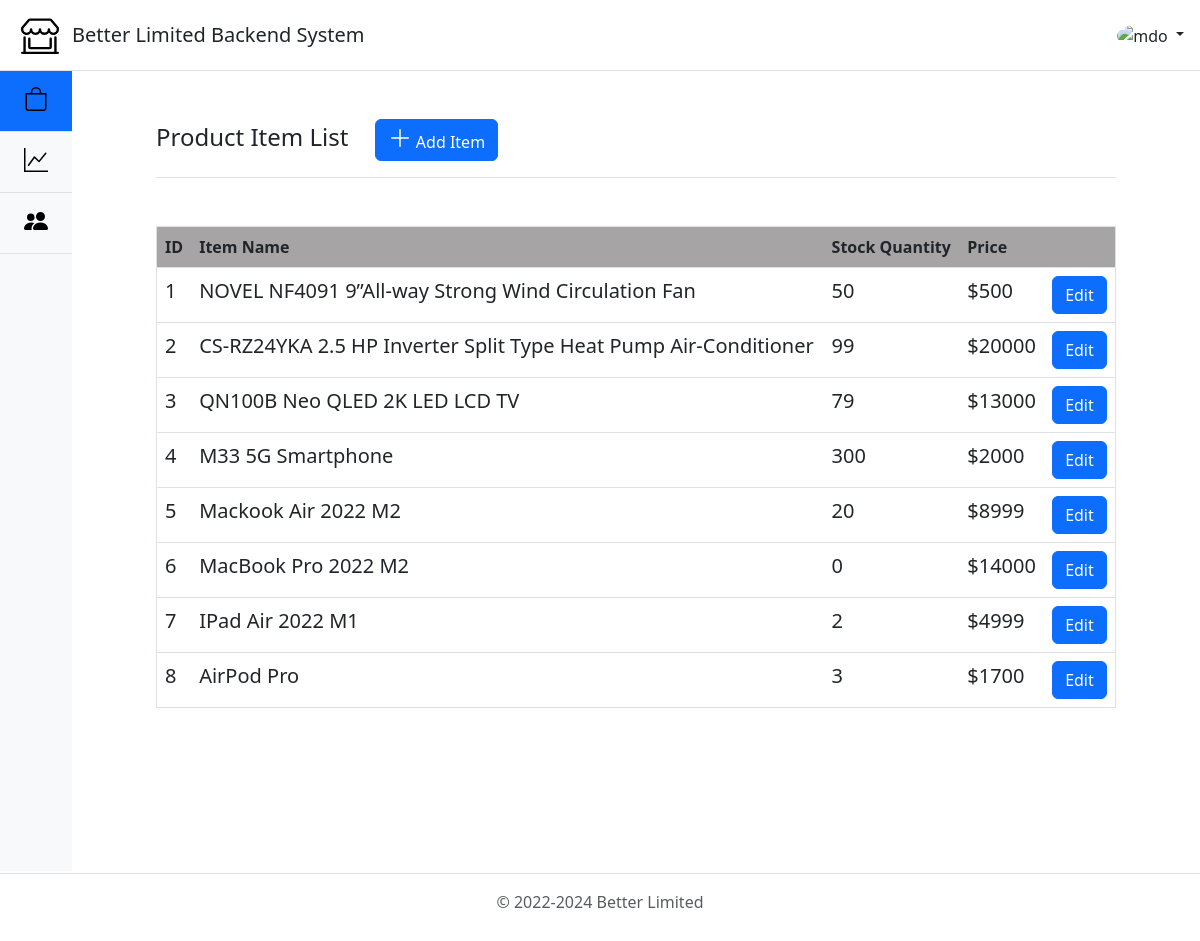
The app's page /manager/ProductItem.php (signed in) with its own data.
### tables this page shows
CREATE TABLE `Item` (
  `itemID` int(11) NOT NULL,
  `itemName` varchar(255) NOT NULL,
  `itemDescription` text,
  `stockQuantity` int(11) NOT NULL DEFAULT '0',
  `price` double NOT NULL
);

### manager/ProductItem.php (the view, shortened to what this page needs)
<!doctype html>
<html lang="en">
  <head>
    <link href="../css/style.css" rel="stylesheet">
    <link href="../css/bootstrap-main.css" rel="stylesheet">
  </head>
<body>
<?php include_once '../include/bootstrapImage.php';
          include_once 'include/ManagerHeader.php';
    ?>
  <main class="d-flex flex-nowrap">
      <div class="d-flex flex-column flex-shrink-0 bg-light" style="width: 4.5rem;">
        <ul class="nav nav-pills nav-flush flex-column mb-auto text-center">
          <li class="nav-item">
            <a href="ProductItem.php" class="nav-link active py-3 border-bottom rounded-0" aria-current="page" title="Product Item" data-bs-toggle="tooltip" data-bs-placement="right">
              <svg class="bi pe-none" width="24" height="24" role="img" aria-label="Item"><use xlink:href="#Item"/></svg>
            </a>
          </li>
          <li>
            <a href="MonthlyReport.php" class="nav-link py-3 border-bottom rounded-0" title="Monthly Report" data-bs-toggle="tooltip" data-bs-placement="right">
              <svg class="bi pe-none" width="24" height="24" role="img" aria-label="Chart"><use xlink:href="#Chart"/></svg>
            </a>
          </li>
          <li>
            <a href="Customer.php" class="nav-link py-3 border-bottom rounded-0" title="Customer" data-bs-toggle="tooltip" data-bs-placement="right">
              <svg class="bi pe-none" width="24" height="24" role="img" aria-label="Customer"><use xlink:href="#Customer"/></svg>
            </a>
          </li>
        </ul>
      </div>
    <div class="MainContent col-lg-8 py-md-5 mx-auto" style="width:80%" >
      <div class="d-flex align-items-center pb-3 mb-5 border-bottom">
        <a h\class="d-flex align-items-center text-dark text-decoration-none">
          <span class="fs-4">Product Item List
            <button class="btn btn-primary" style="margin-left:20px;" data-bs-toggle="modal" data-bs-target="#AddItem">
              <svg class="bi bi-volume-mute-fill" fill="White" width="24" height="24" role="img" aria-label="Add"><use xlink:href="#Add"/></svg>
              Add Item
            </button>
          </span>
        </a>
      </div>
      <table class="table">
        <thead>
          <tr>
            <th>ID</th>
            <th scope="col">Item Name</th>
            <th scope="col">Stock Quantity</th>
            <th scope="col">Price</th>
            <th scope="col"></th>
          </tr>
        </thead>
        <tbody>
          <?php
            require("../conn/conn.php");
            $sql = "SELECT * from Item";
            $rs = mysqli_query($conn, $sql)
              or die (mysqli_error($conn));
            while($rc = mysqli_fetch_assoc($rs)){
              echo "<tr>";
              echo "<td>" . $rc["itemID"] . "</td>";
              echo "<td>". $rc["itemName"] . "</td>";
              echo "<td>". $rc["stockQuantity"] . "</td>";
              echo "<td>$". $rc["price"] . "</td>";
              echo "<td><a href='ItemDetail.php?id={$rc["itemID"]}'><button type='button' class='btn btn-primary'>Edit</button></a></td>";
              echo "</tr>";
            }
          ?>
        </tbody>
      </table>
    </div>
  </main>
  <?php include_once '../include/Footer.php';?>
</body>
</html>

### css/style.css (style rules this page uses)
body { min-height: 100vh; min-height: -webkit-fill-available; font-family: 'Segoe UI', Tahoma, Geneva, Verdana, sans-serif; margin: 0; }
html { height: -webkit-fill-available; }
main { height: 100vh; height: -webkit-fill-available; max-height: 100vh; overflow-x: auto; overflow-y: hidden; }
.bi { vertical-align: -.125em; }
.table thead tr th { background-color: rgb(166, 164, 164); }
table td { font-size: 20px; }
table { border: thin solid black; width: auto; height: auto; }

### records on screen
item: itemID "1", itemName "NOVEL NF4091 9”All-way Strong Wind Circulation Fan", stockQuantity "50", price "500"
item: itemID "2", itemName "CS-RZ24YKA 2.5 HP Inverter Split Type Heat Pump Air-Conditioner", stockQuantity "99", price "20000"
item: itemID "3", itemName "QN100B Neo QLED 2K LED LCD TV", stockQuantity "79", price "13000"
item: itemID "4", itemName "M33 5G Smartphone", stockQuantity "300", price "2000"
item: itemID "5", itemName "Mackook Air 2022 M2", stockQuantity "20", price "8999"
item: itemID "6", itemName "MacBook Pro 2022 M2", stockQuantity "0", price "14000"
item: itemID "7", itemName "IPad Air 2022 M1", stockQuantity "2", price "4999"
item: itemID "8", itemName "AirPod Pro", stockQuantity "3", price "1700"
